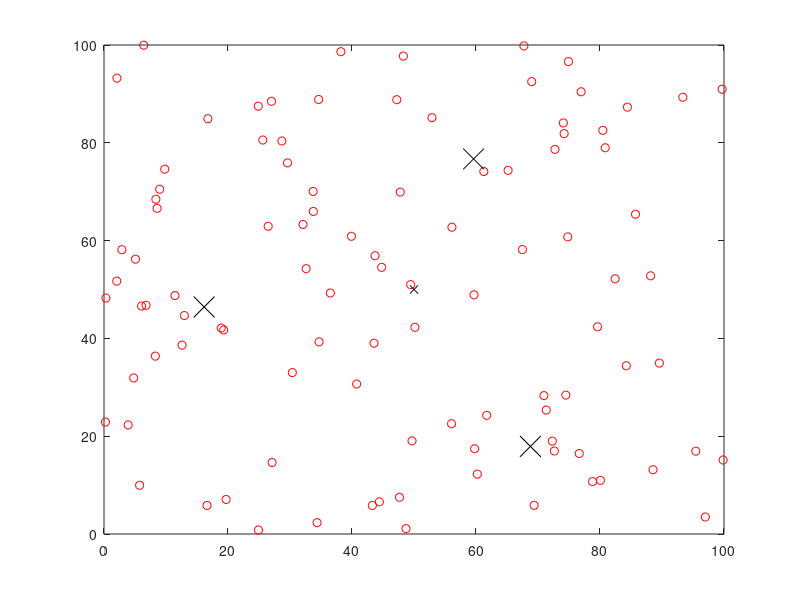

The MATLAB script that drew this image:
clc; clear; close;

%%%%%%%%%%%%%%%%%%%% PARAMETERS %%%%%%%%%%%%%%%%%%%%

% Field Dimensions
x_max = 100;
y_max = 100;

% Sink Coordinates
sink.x = 0.5 * x_max;
sink.y = 0.5 * y_max;

% Number of Nodes
NUM_NODES = 100;

% Number of Clusters
k = 3;

%%%%%%%%%%%%%%%%%%%% END OF PARAMETERS %%%%%%%%%%%%%%%%%%%%


% Creating a random sensor network
figure(1);

for i = 1:1:NUM_NODES

    % Distribute nodes randomly over field.
    S(i, 1) = rand(1, 1) * x_max;
    S(i, 2) = rand(1, 1) * y_max;
    
    plot(S(i, 1), S(i, 2), 'red o');
    hold on;
end

disp(S);

plot(sink.x, sink.y, 'black x');
hold on;

% Apply k-means clustering to divide the network into clusters.
[idx, C] = kmeans(S, k);
disp(idx);
disp(C);

% Plot out the centroids of each cluster.
plot(C(:,1), C(:,2), 'black x', 'MarkerSize', 15);
hold on;
